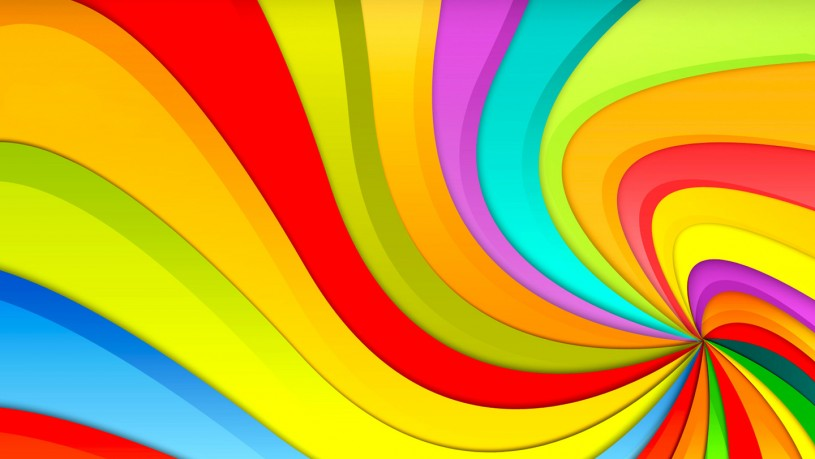
#> input picture data/anh.jpg, 815 x 459 px, found by its file name
$ python lab1.py
#> lines starting #> are read from the running program, lines starting #| are printed output that depends on the picture
import os

import cv2

INPUT_PATH = "data/anh.jpg"
OUTPUT_DIR = "outputs/"
os.makedirs(OUTPUT_DIR, exist_ok=True)


def out(name):
    return os.path.join(OUTPUT_DIR, name)


# Bước 2: đọc, hiển thị, lưu ảnh
img = cv2.imread(INPUT_PATH)
#> img is the input picture: shape (459, 815, 3); mean B, G, R 49.4, 162.6, 203
if img is None:
    raise FileNotFoundError(f"Không đọc được ảnh: {INPUT_PATH}")
cv2.imshow("Anh goc", img)
cv2.waitKey(0)
cv2.destroyAllWindows()
cv2.imwrite(out("anh_moi.png"), img)

# Bước 3: đổi không gian màu
gray = cv2.cvtColor(img, cv2.COLOR_BGR2GRAY)
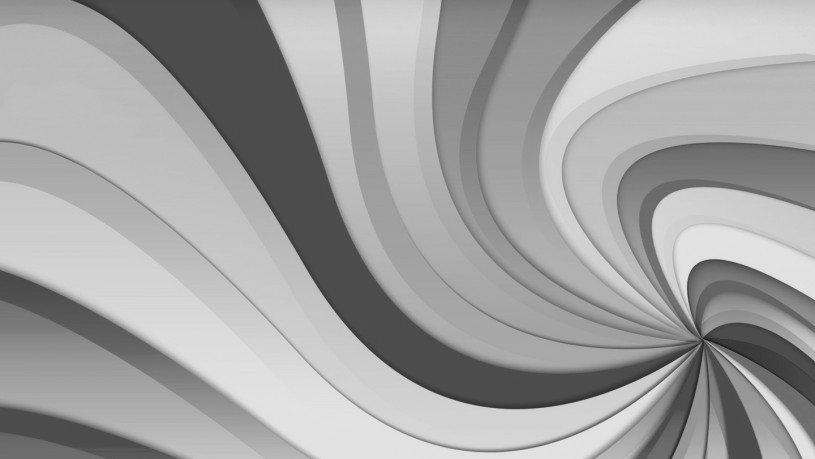
#> gray: shape (459, 815); min 16, max 231, mean 161.8
hsv = cv2.cvtColor(img, cv2.COLOR_BGR2HSV)
#> hsv: shape (459, 815, 3); mean H, S, V 42.1, 236.4, 236.7
lab = cv2.cvtColor(img, cv2.COLOR_BGR2LAB)
#> lab: shape (459, 815, 3); mean of channels 0, 1, 2 189, 136.5, 184.5
cv2.imwrite(out("gray.png"), gray)
cv2.imwrite(out("hsv.png"), hsv)
cv2.imwrite(out("lab.png"), lab)

# Bước 4: cắt và đổi kích thước
crop = img[100:400, 100:400]
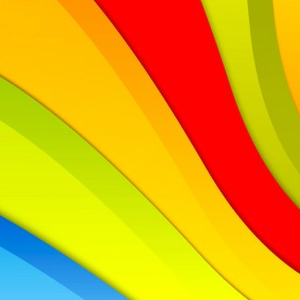
#> crop: shape (300, 300, 3); mean B, G, R 16.1, 166, 222.7
nho = cv2.resize(img, (300, 300))
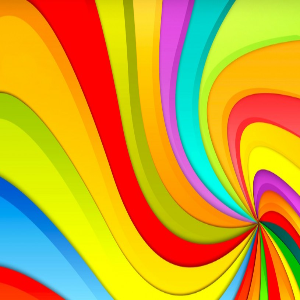
#> nho: shape (300, 300, 3); mean B, G, R 49.3, 162.5, 202.9
cv2.imwrite(out("crop.png"), crop)
cv2.imwrite(out("resize.png"), nho)

# Bước 5: vẽ hình và thêm chữ
cv2.line(img, (50, 50), (300, 50), (255, 0, 0), 3)
cv2.rectangle(img, (100, 100), (300, 250), (0, 255, 0), 2)
cv2.circle(img, (400, 200), 60, (0, 0, 255), 3)
cv2.putText(img, "Computer Vision", (50, 40), cv2.FONT_HERSHEY_SIMPLEX, 1, (255, 255, 255), 2)
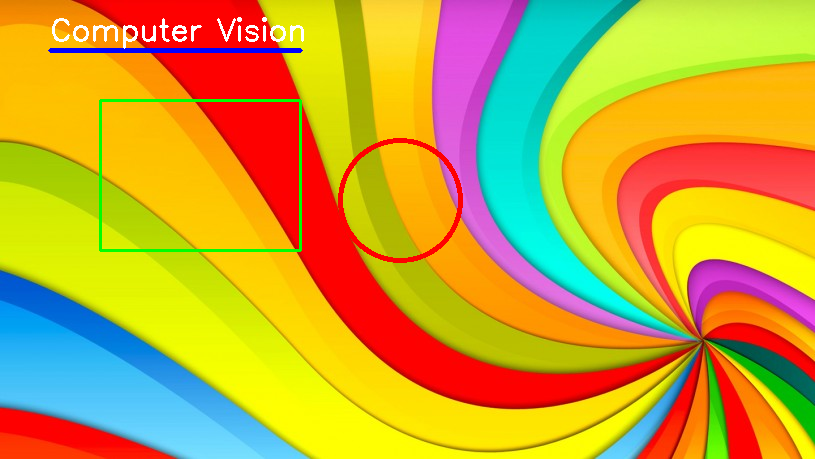
#> img: shape (459, 815, 3); mean B, G, R 51.1, 163, 201
cv2.imwrite(out("ve_hinh.png"), img)
